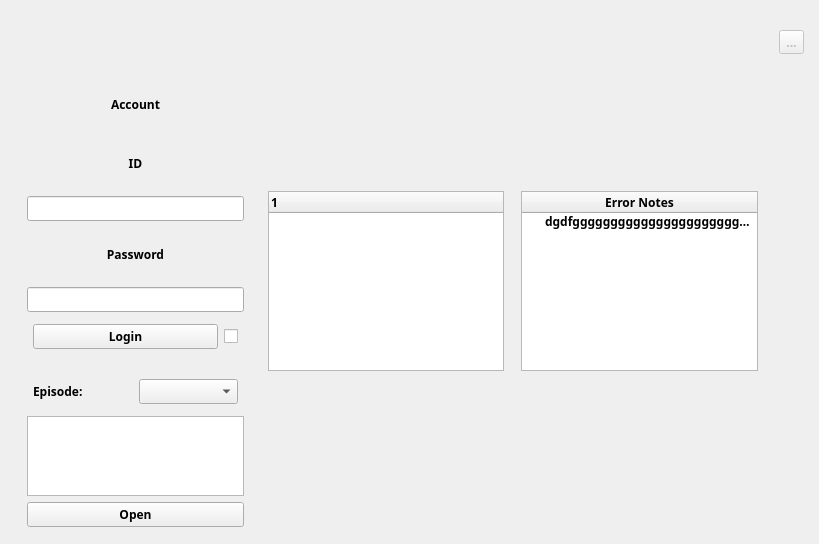
<?xml version="1.0" encoding="UTF-8"?>
<ui version="4.0">
 <class>Widget_dbTools</class>
 <widget class="QWidget" name="Widget_dbTools">
  <property name="geometry">
   <rect>
    <x>0</x>
    <y>0</y>
    <width>819</width>
    <height>544</height>
   </rect>
  </property>
  <property name="font">
   <font>
    <family>Arial Black</family>
    <weight>75</weight>
    <bold>true</bold>
   </font>
  </property>
  <property name="windowTitle">
   <string>Lighting Sheet</string>
  </property>
  <property name="windowIcon">
   <iconset>
    <normaloff>C:/Users/ym.loong/.designer/Py2Exe/Mario.ico</normaloff>C:/Users/ym.loong/.designer/Py2Exe/Mario.ico</iconset>
  </property>
  <layout class="QHBoxLayout" name="horizontalLayout">
   <property name="margin">
    <number>5</number>
   </property>
   <item>
    <spacer name="horizontalSpacer">
     <property name="orientation">
      <enum>Qt::Horizontal</enum>
     </property>
     <property name="sizeType">
      <enum>QSizePolicy::Fixed</enum>
     </property>
     <property name="sizeHint" stdset="0">
      <size>
       <width>10</width>
       <height>20</height>
      </size>
     </property>
    </spacer>
   </item>
   <item>
    <layout class="QVBoxLayout" name="verticalLayout_L_expanded">
     <property name="margin">
      <number>6</number>
     </property>
     <item>
      <layout class="QVBoxLayout" name="verticalLayout_2">
       <property name="margin">
        <number>6</number>
       </property>
       <item>
        <widget class="QLabel" name="label_ranking">
         <property name="alignment">
          <set>Qt::AlignCenter</set>
         </property>
        </widget>
       </item>
       <item>
        <widget class="QLabel" name="label_2">
         <property name="text">
          <string>Account</string>
         </property>
         <property name="alignment">
          <set>Qt::AlignCenter</set>
         </property>
        </widget>
       </item>
       <item>
        <widget class="QLabel" name="label_3">
         <property name="text">
          <string>ID</string>
         </property>
         <property name="alignment">
          <set>Qt::AlignCenter</set>
         </property>
        </widget>
       </item>
       <item>
        <widget class="QLineEdit" name="lineEdit_id">
         <property name="alignment">
          <set>Qt::AlignCenter</set>
         </property>
        </widget>
       </item>
       <item>
        <widget class="QLabel" name="label">
         <property name="text">
          <string>Password</string>
         </property>
         <property name="alignment">
          <set>Qt::AlignCenter</set>
         </property>
        </widget>
       </item>
       <item>
        <widget class="QLineEdit" name="lineEdit_password">
         <property name="echoMode">
          <enum>QLineEdit::Password</enum>
         </property>
         <property name="alignment">
          <set>Qt::AlignCenter</set>
         </property>
        </widget>
       </item>
       <item>
        <layout class="QHBoxLayout" name="horizontalLayout_4">
         <property name="margin">
          <number>6</number>
         </property>
         <item>
          <widget class="QPushButton" name="pushButton_login">
           <property name="text">
            <string>Login</string>
           </property>
          </widget>
         </item>
         <item>
          <widget class="QCheckBox" name="checkBox_remember">
           <property name="maximumSize">
            <size>
             <width>14</width>
             <height>16777215</height>
            </size>
           </property>
           <property name="toolTip">
            <string>Remeber</string>
           </property>
          </widget>
         </item>
        </layout>
       </item>
      </layout>
     </item>
     <item>
      <layout class="QVBoxLayout" name="verticalLayout">
       <property name="margin">
        <number>6</number>
       </property>
       <item>
        <layout class="QHBoxLayout" name="horizontalLayout_3">
         <property name="margin">
          <number>6</number>
         </property>
         <item>
          <widget class="QLabel" name="label_episode">
           <property name="text">
            <string>Episode:</string>
           </property>
          </widget>
         </item>
         <item>
          <widget class="QComboBox" name="comboBox"/>
         </item>
        </layout>
       </item>
       <item>
        <widget class="QListView" name="listView">
         <property name="maximumSize">
          <size>
           <width>16777215</width>
           <height>80</height>
          </size>
         </property>
        </widget>
       </item>
       <item>
        <widget class="QPushButton" name="pushButton_open">
         <property name="text">
          <string>Open</string>
         </property>
        </widget>
       </item>
      </layout>
     </item>
    </layout>
   </item>
   <item>
    <layout class="QVBoxLayout" name="verticalLayout_all">
     <property name="spacing">
      <number>0</number>
     </property>
     <property name="margin">
      <number>3</number>
     </property>
     <item>
      <layout class="QHBoxLayout" name="horizontalLayout_top">
       <property name="margin">
        <number>3</number>
       </property>
       <item>
        <layout class="QVBoxLayout" name="verticalLayout_topRight">
         <property name="margin">
          <number>6</number>
         </property>
        </layout>
       </item>
      </layout>
     </item>
     <item>
      <layout class="QHBoxLayout" name="horizontalLayout_2">
       <property name="margin">
        <number>3</number>
       </property>
       <item>
        <widget class="QTreeWidget" name="treeWidget_history">
         <property name="maximumSize">
          <size>
           <width>16777215</width>
           <height>180</height>
          </size>
         </property>
         <property name="textElideMode">
          <enum>Qt::ElideMiddle</enum>
         </property>
         <property name="indentation">
          <number>0</number>
         </property>
         <attribute name="headerDefaultSectionSize">
          <number>110</number>
         </attribute>
         <column>
          <property name="text">
           <string notr="true">1</string>
          </property>
         </column>
        </widget>
       </item>
       <item>
        <spacer name="horizontalSpacer_4">
         <property name="orientation">
          <enum>Qt::Horizontal</enum>
         </property>
         <property name="sizeType">
          <enum>QSizePolicy::Fixed</enum>
         </property>
         <property name="sizeHint" stdset="0">
          <size>
           <width>8</width>
           <height>20</height>
          </size>
         </property>
        </spacer>
       </item>
       <item>
        <layout class="QVBoxLayout" name="verticalLayout_3">
         <property name="margin">
          <number>9</number>
         </property>
         <item>
          <widget class="QTreeWidget" name="treeWidget_history_errorNotes">
           <property name="maximumSize">
            <size>
             <width>400</width>
             <height>180</height>
            </size>
           </property>
           <column>
            <property name="text">
             <string>Error Notes</string>
            </property>
            <property name="textAlignment">
             <set>AlignHCenter|AlignVCenter|AlignCenter</set>
            </property>
           </column>
           <item>
            <property name="text">
             <string>dgdfgggggggggggggggggggggggggggggggggggggggggggggggggggggggggggggggggggggggggggggggggggggggggggggggggggggg</string>
            </property>
           </item>
          </widget>
         </item>
        </layout>
       </item>
      </layout>
     </item>
    </layout>
   </item>
   <item>
    <layout class="QVBoxLayout" name="verticalLayout_R_expanded">
     <property name="spacing">
      <number>0</number>
     </property>
     <item>
      <spacer name="verticalSpacer">
       <property name="orientation">
        <enum>Qt::Vertical</enum>
       </property>
       <property name="sizeType">
        <enum>QSizePolicy::Fixed</enum>
       </property>
       <property name="sizeHint" stdset="0">
        <size>
         <width>20</width>
         <height>25</height>
        </size>
       </property>
      </spacer>
     </item>
     <item>
      <widget class="QToolButton" name="toolButton_godMode">
       <property name="enabled">
        <bool>false</bool>
       </property>
       <property name="text">
        <string>...</string>
       </property>
      </widget>
     </item>
     <item>
      <spacer name="verticalSpacer_2">
       <property name="orientation">
        <enum>Qt::Vertical</enum>
       </property>
       <property name="sizeHint" stdset="0">
        <size>
         <width>20</width>
         <height>40</height>
        </size>
       </property>
      </spacer>
     </item>
    </layout>
   </item>
   <item>
    <spacer name="horizontalSpacer_2">
     <property name="orientation">
      <enum>Qt::Horizontal</enum>
     </property>
     <property name="sizeType">
      <enum>QSizePolicy::Fixed</enum>
     </property>
     <property name="sizeHint" stdset="0">
      <size>
       <width>10</width>
       <height>20</height>
      </size>
     </property>
    </spacer>
   </item>
  </layout>
 </widget>
 <resources/>
 <connections/>
</ui>
